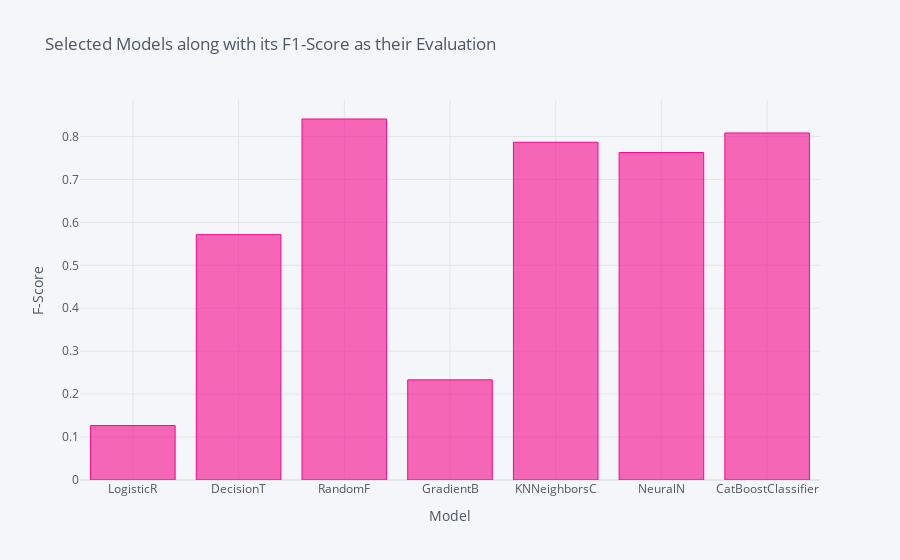
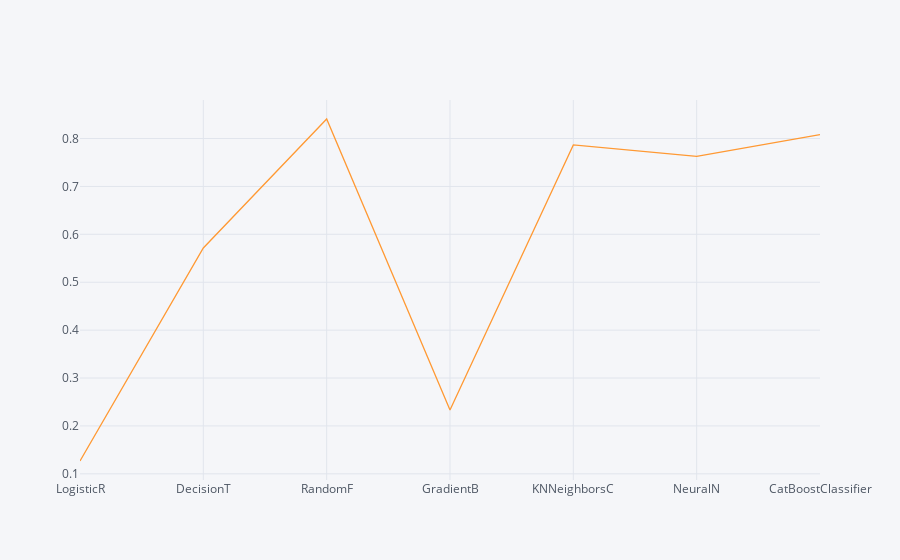

Write notebook code for charts like these, in order.
### Markdown cell above
## **`📌 EDA of Untuned Hyperparameters Model`**

### Code cell
model_f1.iplot(kind='bar', title='Selected Models along with its F1-Score as their Evaluation', yTitle='F-Score', xTitle="Model", color="#f7078d")
model_f1.iplot(kind='line')

### Figure 1 — Plotly figure (JSON) as saved in the notebook; plotly's stock layout.template omitted (floating-point values rounded to 4 significant figures)
{"data": [{"marker": {"color": "rgba(247, 7, 141, 0.6)", "line": {"color": "rgba(247, 7, 141, 1.0)", "width": 1}}, "name": "None", "orientation": "v", "text": "", "type": "bar", "x": ["LogisticR", "DecisionT", "RandomF", "GradientB", "KNNeighborsC", "NeuralN", "CatBoostClassifier"], "y": [0.1268, 0.5714, 0.8407, 0.2332, 0.7866, 0.7627, 0.8082]}], "layout": {"autosize": true, "legend": {"bgcolor": "#F5F6F9", "font": {"color": "#4D5663"}}, "paper_bgcolor": "#F5F6F9", "plot_bgcolor": "#F5F6F9", "title": {"font": {"color": "#4D5663"}, "text": "Selected Models along with its F1-Score as their Evaluation"}, "xaxis": {"autorange": true, "gridcolor": "#E1E5ED", "range": [-0.5, 6.5], "showgrid": true, "tickfont": {"color": "#4D5663"}, "title": {"font": {"color": "#4D5663"}, "text": "Model"}, "type": "category", "zerolinecolor": "#E1E5ED"}, "yaxis": {"autorange": true, "gridcolor": "#E1E5ED", "range": [0, 0.885], "showgrid": true, "tickfont": {"color": "#4D5663"}, "title": {"font": {"color": "#4D5663"}, "text": "F-Score"}, "type": "linear", "zerolinecolor": "#E1E5ED"}}}

### Figure 2 — Plotly figure (JSON) as saved in the notebook; plotly's stock layout.template omitted (floating-point values rounded to 4 significant figures)
{"data": [{"line": {"color": "rgba(255, 153, 51, 1.0)", "dash": "solid", "shape": "linear", "width": 1.3}, "mode": "lines", "name": "None", "text": "", "type": "scatter", "x": ["LogisticR", "DecisionT", "RandomF", "GradientB", "KNNeighborsC", "NeuralN", "CatBoostClassifier"], "y": [0.1268, 0.5714, 0.8407, 0.2332, 0.7866, 0.7627, 0.8082]}], "layout": {"autosize": true, "legend": {"bgcolor": "#F5F6F9", "font": {"color": "#4D5663"}}, "paper_bgcolor": "#F5F6F9", "plot_bgcolor": "#F5F6F9", "title": {"font": {"color": "#4D5663"}}, "xaxis": {"autorange": true, "gridcolor": "#E1E5ED", "range": [0, 6], "showgrid": true, "tickfont": {"color": "#4D5663"}, "title": {"font": {"color": "#4D5663"}, "text": ""}, "type": "category", "zerolinecolor": "#E1E5ED"}, "yaxis": {"autorange": true, "gridcolor": "#E1E5ED", "range": [0.08715, 0.8804], "showgrid": true, "tickfont": {"color": "#4D5663"}, "title": {"font": {"color": "#4D5663"}, "text": ""}, "type": "linear", "zerolinecolor": "#E1E5ED"}}}
